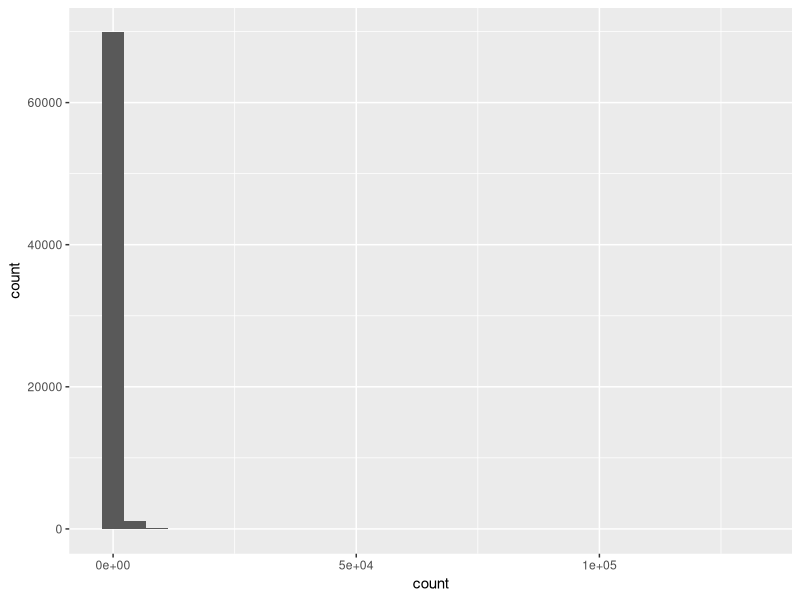
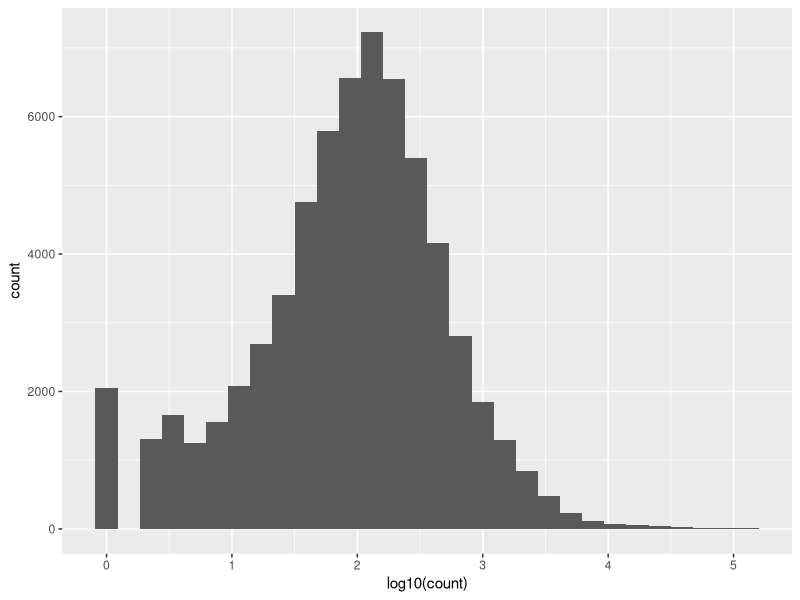
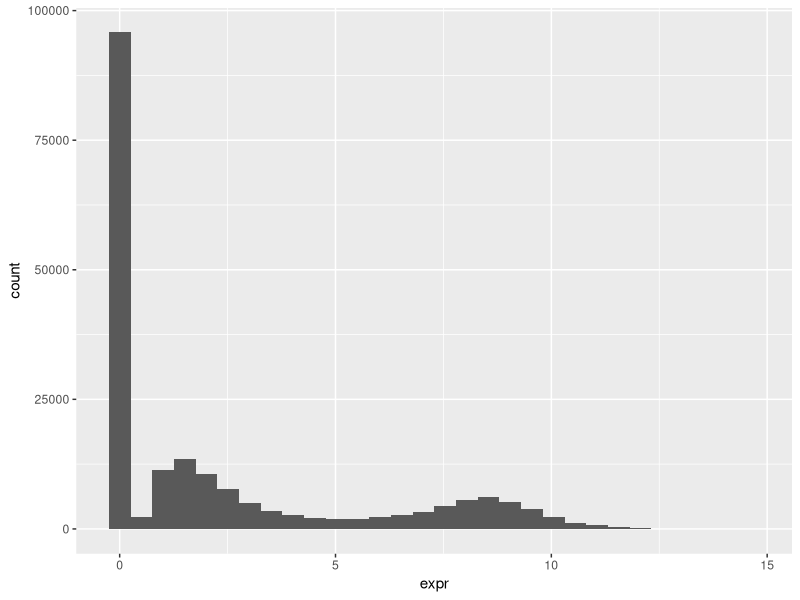

Reproduce these figures in R, in order. (Note: this script raises an error after producing the figures.)
## ---- chunk 1
library(tidyverse)
## ---- chunk 2
# 🐸 import the s30 data
s30 <- read_csv("data-raw/xlaevis_counts_S30.csv")
## ---- chunk 3
# 🐭 import the hspc data
hspc <- read_csv("data-raw/surfaceome_hspc.csv")
## ---- chunk 4
# 🍂 xxxx import the xxxx data
# prog <- read_csv("")
## ---- chunk 5
s30 |>
  pivot_longer(cols = -xenbase_gene_id,
               names_to = "sample",
               values_to = "count") |>
  ggplot(aes(x = count)) +
  geom_histogram()
## ---- chunk 6
s30 |>
  pivot_longer(cols = -xenbase_gene_id,
               names_to = "sample",
               values_to = "count") |>
  ggplot(aes(x = log10(count))) +
  geom_histogram()
## ---- chunk 7
hspc |>
  pivot_longer(cols = -ensembl_gene_id,
               names_to = "cell",
               values_to = "expr") |> 
  ggplot(aes(x = expr)) +
  geom_histogram()
## ---- chunk 8
# examine all the columns quickly
# works well with smaller numbers of column
summary(s30)
## ---- chunk 9

s30 |>
  summarise(sum(S30_C_5 == 0),
            sum(S30_C_6 == 0),
            sum(S30_C_A == 0),
            sum(S30_F_5 == 0),
            sum(S30_F_6 == 0),
            sum(S30_F_A == 0))
## ---- chunk 10
s30 |>
  pivot_longer(cols = -xenbase_gene_id,
               names_to = "sample",
               values_to = "count") |>
  group_by(sample) |>
  summarise(n_zero = sum(count == 0))
## ---- chunk 11
s30 |>
  pivot_longer(cols = -xenbase_gene_id,
               names_to = "sample",
               values_to = "count") |>
  group_by(sample) |>
  summarise(min = min(count),
            lowerq = quantile(count, 0.25),
            mean = mean(count),
            median = median(count),
            upperq = quantile(count, 0.75),
            max = max(count),
            n_zero = sum(count == 0))
## ---- chunk 12
#| echo: false
s30_summary_samp <- s30 |>
  pivot_longer(cols = -xenbase_gene_id,
               names_to = "sample",
               values_to = "count") |>
  group_by(sample) |>
  summarise(min = min(count),
            lowerq = quantile(count, 0.25),
            mean = mean(count),
            median = median(count),
            upperq = quantile(count, 0.75),
            max = max(count),
            n_zero = sum(count == 0))
## ---- chunk 13
write_csv(s30_summary_samp, 
          file = "data-processed/s30_summary_samp.csv")
## ---- chunk 14
s30 |>
  pivot_longer(cols = -xenbase_gene_id,
               names_to = "sample",
               values_to = "count") |>
  ggplot(aes(count)) +
  geom_density() +
  facet_wrap(. ~ sample, nrow = 3)

## ---- chunk 15
s30 |>
  pivot_longer(cols = -xenbase_gene_id,
               names_to = "sample",
               values_to = "count") |>
  ggplot(aes(log10(count))) +
  geom_density() +
  facet_wrap(. ~ sample, nrow = 3)
## ---- chunk 16
#| class: outputscroll
summary(hspc)
## ---- chunk 17
#| class: outputscroll
summary(hspc[1:20])
## ---- chunk 18
hspc_summary_samp <- hspc |>
  pivot_longer(cols = -ensembl_gene_id,
               names_to = "cell",
               values_to = "expr") |>
  group_by(cell) |>
  summarise(min = min(expr),
            lowerq = quantile(expr, 0.25),
            mean = mean(expr),
            median = median(expr),
            sd = sd(expr),
            upperq = quantile(expr, 0.75),
            max = max(expr),
            n_zero = sum(expr == 0))
## ---- chunk 19
hspc_summary_samp |> 
  ggplot(aes(x = cell, y = mean)) +
  geom_pointrange(aes(ymin = mean - sd, 
                      ymax = mean + sd ),
                  size = 0.1)
## ---- chunk 20
hspc_summary_samp |> 
  ggplot(aes(x = reorder(cell, mean), y = mean)) +
  geom_pointrange(aes(ymin = mean - sd, 
                      ymax = mean + sd ),
                  size = 0.1)
## ---- chunk 21
#| echo: false
write_csv(hspc_summary_samp, 
          file = "data-processed/hspc_summary_samp.csv")
## ---- chunk 22
s30_summary_gene <- s30 |>
  pivot_longer(cols = -xenbase_gene_id,
               names_to = "sample",
               values_to = "count") |>
  group_by(xenbase_gene_id) |>
  summarise(min = min(count),
            lowerq = quantile(count, 0.25),
            sd = sd(count),
            mean = mean(count),
            median = median(count),
            upperq = quantile(count, 0.75),
            max = max(count),
            total = sum(count),
            n_zero = sum(count == 0))
## ---- chunk 23
s30_summary_gene |> 
  ggplot(aes(x = reorder(xenbase_gene_id, mean), y = log10(mean))) +
  geom_pointrange(aes(ymin = log10(mean - sd), 
                      ymax = log10(mean + sd )),
                  size = 0.1)
## ---- chunk 24
#| echo: false
write_csv(s30_summary_gene, 
          file = "data-processed/s30_summary_gene.csv")
## ---- chunk 25
hspc_summary_gene <- hspc |>
  pivot_longer(cols = -ensembl_gene_id,
               names_to = "cell",
               values_to = "expr") |>
  group_by(ensembl_gene_id) |>
  summarise(min = min(expr),
            lowerq = quantile(expr, 0.25),
            sd = sd(expr),
            mean = mean(expr),
            median = median(expr),
            upperq = quantile(expr, 0.75),
            max = max(expr),
            total = sum(expr),
            n_zero = sum(expr == 0))
## ---- chunk 26
hspc_summary_gene |> 
  ggplot(aes(x = reorder(ensembl_gene_id, mean), y = mean)) +
  geom_pointrange(aes(ymin = mean - sd, 
                      ymax = mean + sd),
                  size = 0.1)
## ---- chunk 27
#| echo: false
write_csv(hspc_summary_gene, 
          file = "data-processed/hspc_summary_gene.csv")
## ---- chunk 28
s30_summary_gene_filtered <- s30_summary_gene |> 
  filter(total > 20) |> 
  filter(n_zero < 4)
## ---- chunk 29
write_csv(s30_summary_gene_filtered, 
          file = "data-processed/s30_summary_gene_filtered.csv")
## ---- chunk 30
s30_filtered <- s30 |> 
  filter(xenbase_gene_id %in%  s30_summary_gene_filtered$xenbase_gene_id)
## ---- chunk 31
write_csv(s30_filtered, 
          file = "data-processed/s30_filtered.csv")
